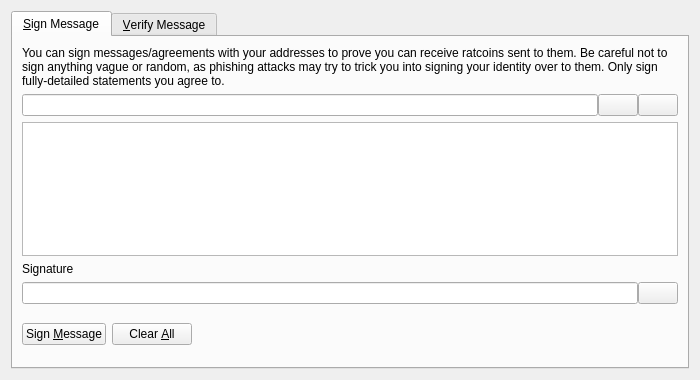
<?xml version="1.0" encoding="UTF-8"?>
<ui version="4.0">
 <class>SignVerifyMessageDialog</class>
 <widget class="QDialog" name="SignVerifyMessageDialog">
  <property name="geometry">
   <rect>
    <x>0</x>
    <y>0</y>
    <width>700</width>
    <height>380</height>
   </rect>
  </property>
  <property name="windowTitle">
   <string>Signatures - Sign / Verify a Message</string>
  </property>
  <property name="modal">
   <bool>true</bool>
  </property>
  <layout class="QVBoxLayout" name="verticalLayout">
   <item>
    <widget class="QTabWidget" name="tabWidget">
     <property name="currentIndex">
      <number>0</number>
     </property>
     <widget class="QWidget" name="tabSignMessage">
      <attribute name="title">
       <string>&amp;Sign Message</string>
      </attribute>
      <layout class="QVBoxLayout" name="verticalLayout_SM">
       <item>
        <widget class="QLabel" name="infoLabel_SM">
         <property name="text">
          <string>You can sign messages/agreements with your addresses to prove you can receive ratcoins sent to them. Be careful not to sign anything vague or random, as phishing attacks may try to trick you into signing your identity over to them. Only sign fully-detailed statements you agree to.</string>
         </property>
         <property name="textFormat">
          <enum>Qt::PlainText</enum>
         </property>
         <property name="wordWrap">
          <bool>true</bool>
         </property>
        </widget>
       </item>
       <item>
        <layout class="QHBoxLayout" name="horizontalLayout_1_SM">
         <property name="spacing">
          <number>0</number>
         </property>
         <item>
          <widget class="QValidatedLineEdit" name="addressIn_SM">
           <property name="toolTip">
            <string>The ratcoin address to sign the message with</string>
           </property>
          </widget>
         </item>
         <item>
          <widget class="QPushButton" name="addressBookButton_SM">
           <property name="toolTip">
            <string>Choose previously used address</string>
           </property>
           <property name="text">
            <string/>
           </property>
           <property name="icon">
            <iconset resource="../bitcoin.qrc">
             <normaloff>:/icons/address-book</normaloff>:/icons/address-book</iconset>
           </property>
           <property name="shortcut">
            <string>Alt+A</string>
           </property>
           <property name="autoDefault">
            <bool>false</bool>
           </property>
          </widget>
         </item>
         <item>
          <widget class="QPushButton" name="pasteButton_SM">
           <property name="toolTip">
            <string>Paste address from clipboard</string>
           </property>
           <property name="text">
            <string/>
           </property>
           <property name="icon">
            <iconset resource="../bitcoin.qrc">
             <normaloff>:/icons/editpaste</normaloff>:/icons/editpaste</iconset>
           </property>
           <property name="shortcut">
            <string>Alt+P</string>
           </property>
           <property name="autoDefault">
            <bool>false</bool>
           </property>
          </widget>
         </item>
        </layout>
       </item>
       <item>
        <widget class="QPlainTextEdit" name="messageIn_SM">
         <property name="toolTip">
          <string>Enter the message you want to sign here</string>
         </property>
        </widget>
       </item>
       <item>
        <widget class="QLabel" name="signatureLabel_SM">
         <property name="text">
          <string>Signature</string>
         </property>
         <property name="textFormat">
          <enum>Qt::PlainText</enum>
         </property>
        </widget>
       </item>
       <item>
        <layout class="QHBoxLayout" name="horizontalLayout_2_SM">
         <property name="spacing">
          <number>0</number>
         </property>
         <item>
          <widget class="QLineEdit" name="signatureOut_SM">
           <property name="font">
            <font>
             <italic>true</italic>
            </font>
           </property>
           <property name="readOnly">
            <bool>true</bool>
           </property>
          </widget>
         </item>
         <item>
          <widget class="QPushButton" name="copySignatureButton_SM">
           <property name="toolTip">
            <string>Copy the current signature to the system clipboard</string>
           </property>
           <property name="text">
            <string/>
           </property>
           <property name="icon">
            <iconset resource="../bitcoin.qrc">
             <normaloff>:/icons/editcopy</normaloff>:/icons/editcopy</iconset>
           </property>
           <property name="autoDefault">
            <bool>false</bool>
           </property>
          </widget>
         </item>
        </layout>
       </item>
       <item>
        <layout class="QHBoxLayout" name="horizontalLayout_3_SM">
         <item>
          <widget class="QPushButton" name="signMessageButton_SM">
           <property name="toolTip">
            <string>Sign the message to prove you own this ratcoin address</string>
           </property>
           <property name="text">
            <string>Sign &amp;Message</string>
           </property>
           <property name="icon">
            <iconset resource="../bitcoin.qrc">
             <normaloff>:/icons/edit</normaloff>:/icons/edit</iconset>
           </property>
           <property name="autoDefault">
            <bool>false</bool>
           </property>
          </widget>
         </item>
         <item>
          <widget class="QPushButton" name="clearButton_SM">
           <property name="toolTip">
            <string>Reset all sign message fields</string>
           </property>
           <property name="text">
            <string>Clear &amp;All</string>
           </property>
           <property name="icon">
            <iconset resource="../bitcoin.qrc">
             <normaloff>:/icons/remove</normaloff>:/icons/remove</iconset>
           </property>
           <property name="autoDefault">
            <bool>false</bool>
           </property>
          </widget>
         </item>
         <item>
          <spacer name="horizontalSpacer_1_SM">
           <property name="orientation">
            <enum>Qt::Horizontal</enum>
           </property>
           <property name="sizeHint" stdset="0">
            <size>
             <width>40</width>
             <height>48</height>
            </size>
           </property>
          </spacer>
         </item>
         <item>
          <widget class="QLabel" name="statusLabel_SM">
           <property name="font">
            <font>
             <weight>75</weight>
             <bold>true</bold>
            </font>
           </property>
           <property name="text">
            <string/>
           </property>
           <property name="wordWrap">
            <bool>true</bool>
           </property>
          </widget>
         </item>
         <item>
          <spacer name="horizontalSpacer_2_SM">
           <property name="orientation">
            <enum>Qt::Horizontal</enum>
           </property>
           <property name="sizeHint" stdset="0">
            <size>
             <width>40</width>
             <height>48</height>
            </size>
           </property>
          </spacer>
         </item>
        </layout>
       </item>
      </layout>
     </widget>
     <widget class="QWidget" name="tabVerifyMessage">
      <attribute name="title">
       <string>&amp;Verify Message</string>
      </attribute>
      <layout class="QVBoxLayout" name="verticalLayout_VM">
       <item>
        <widget class="QLabel" name="infoLabel_VM">
         <property name="text">
          <string>Enter the receiver's address, message (ensure you copy line breaks, spaces, tabs, etc. exactly) and signature below to verify the message. Be careful not to read more into the signature than what is in the signed message itself, to avoid being tricked by a man-in-the-middle attack. Note that this only proves the signing party receives with the address, it cannot prove sendership of any transaction!</string>
         </property>
         <property name="textFormat">
          <enum>Qt::PlainText</enum>
         </property>
         <property name="alignment">
          <set>Qt::AlignLeading|Qt::AlignLeft|Qt::AlignTop</set>
         </property>
         <property name="wordWrap">
          <bool>true</bool>
         </property>
        </widget>
       </item>
       <item>
        <layout class="QHBoxLayout" name="horizontalLayout_1_VM">
         <property name="spacing">
          <number>0</number>
         </property>
         <item>
          <widget class="QValidatedLineEdit" name="addressIn_VM">
           <property name="toolTip">
            <string>The ratcoin address the message was signed with</string>
           </property>
          </widget>
         </item>
         <item>
          <widget class="QPushButton" name="addressBookButton_VM">
           <property name="toolTip">
            <string>Choose previously used address</string>
           </property>
           <property name="text">
            <string/>
           </property>
           <property name="icon">
            <iconset resource="../bitcoin.qrc">
             <normaloff>:/icons/address-book</normaloff>:/icons/address-book</iconset>
           </property>
           <property name="shortcut">
            <string>Alt+A</string>
           </property>
           <property name="autoDefault">
            <bool>false</bool>
           </property>
          </widget>
         </item>
        </layout>
       </item>
       <item>
        <widget class="QPlainTextEdit" name="messageIn_VM"/>
       </item>
       <item>
        <widget class="QValidatedLineEdit" name="signatureIn_VM"/>
       </item>
       <item>
        <layout class="QHBoxLayout" name="horizontalLayout_2_VM">
         <item>
          <widget class="QPushButton" name="verifyMessageButton_VM">
           <property name="toolTip">
            <string>Verify the message to ensure it was signed with the specified ratcoin address</string>
           </property>
           <property name="text">
            <string>Verify &amp;Message</string>
           </property>
           <property name="icon">
            <iconset resource="../bitcoin.qrc">
             <normaloff>:/icons/transaction_0</normaloff>:/icons/transaction_0</iconset>
           </property>
           <property name="autoDefault">
            <bool>false</bool>
           </property>
          </widget>
         </item>
         <item>
          <widget class="QPushButton" name="clearButton_VM">
           <property name="toolTip">
            <string>Reset all verify message fields</string>
           </property>
           <property name="text">
            <string>Clear &amp;All</string>
           </property>
           <property name="icon">
            <iconset resource="../bitcoin.qrc">
             <normaloff>:/icons/remove</normaloff>:/icons/remove</iconset>
           </property>
           <property name="autoDefault">
            <bool>false</bool>
           </property>
          </widget>
         </item>
         <item>
          <spacer name="horizontalSpacer_1_VM">
           <property name="orientation">
            <enum>Qt::Horizontal</enum>
           </property>
           <property name="sizeHint" stdset="0">
            <size>
             <width>40</width>
             <height>48</height>
            </size>
           </property>
          </spacer>
         </item>
         <item>
          <widget class="QLabel" name="statusLabel_VM">
           <property name="font">
            <font>
             <weight>75</weight>
             <bold>true</bold>
            </font>
           </property>
           <property name="text">
            <string/>
           </property>
           <property name="wordWrap">
            <bool>true</bool>
           </property>
          </widget>
         </item>
         <item>
          <spacer name="horizontalSpacer_2_VM">
           <property name="orientation">
            <enum>Qt::Horizontal</enum>
           </property>
           <property name="sizeHint" stdset="0">
            <size>
             <width>40</width>
             <height>48</height>
            </size>
           </property>
          </spacer>
         </item>
        </layout>
       </item>
      </layout>
     </widget>
    </widget>
   </item>
  </layout>
 </widget>
 <customwidgets>
  <customwidget>
   <class>QValidatedLineEdit</class>
   <extends>QLineEdit</extends>
   <header>qt/qvalidatedlineedit.h</header>
  </customwidget>
 </customwidgets>
 <resources>
  <include location="../bitcoin.qrc"/>
 </resources>
 <connections/>
</ui>
